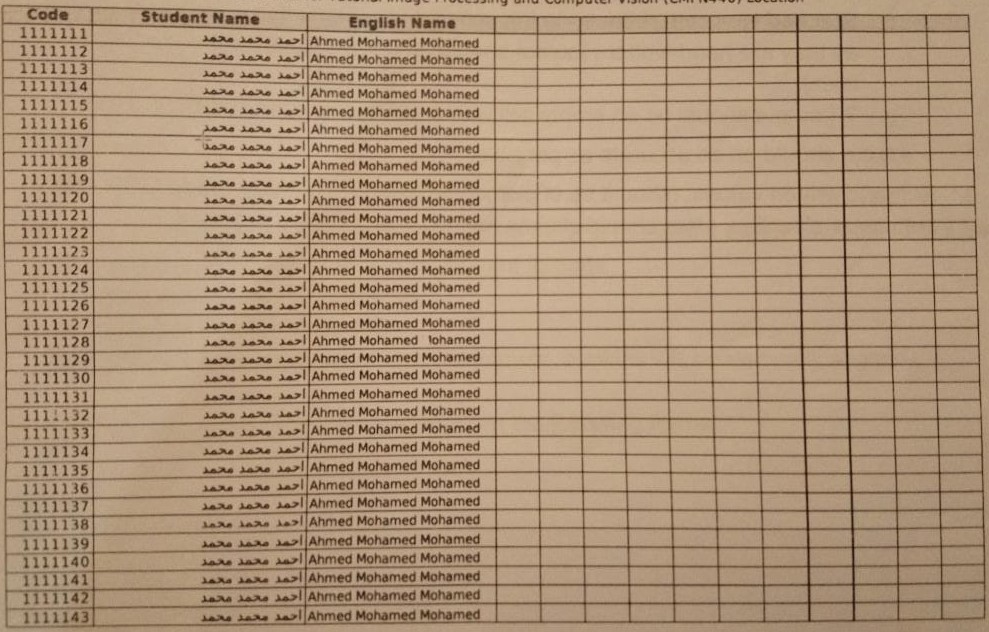
#> input picture 2.jpeg, 989 x 632 px
$ jupyter execute tests.ipynb
#> lines starting #> are read from the running program, lines starting #| are printed output that depends on the picture; after the words box and inside, x2 and y2 are one past the last pixel; in counts of white or black regions, pixels touching at a corner belong together
[cell 1]
# import open cv
import cv2
import numpy as np
import matplotlib.pyplot as plt
# import the image
img = cv2.imread('./2.jpeg')  # !Parameter
#> img is the input picture: shape (632, 989, 3); mean B, G, R 120.1, 146.7, 172.2
# convert to grayscale
gray = cv2.cvtColor(img, cv2.COLOR_BGR2GRAY)
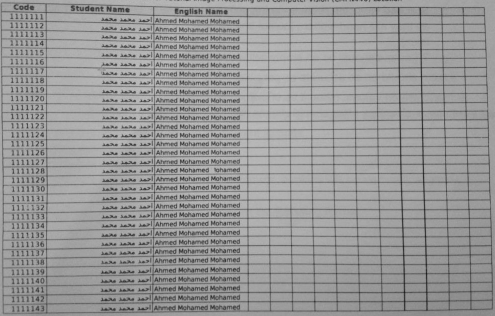
#> gray: shape (632, 989) (shown at 1/2 size); min 12, max 202, mean 151.4

[cell 2]
#apply addaptive threshold

img_binary = cv2.adaptiveThreshold(gray, 255,
	cv2.ADAPTIVE_THRESH_GAUSSIAN_C, cv2.THRESH_BINARY_INV, 21, 4)
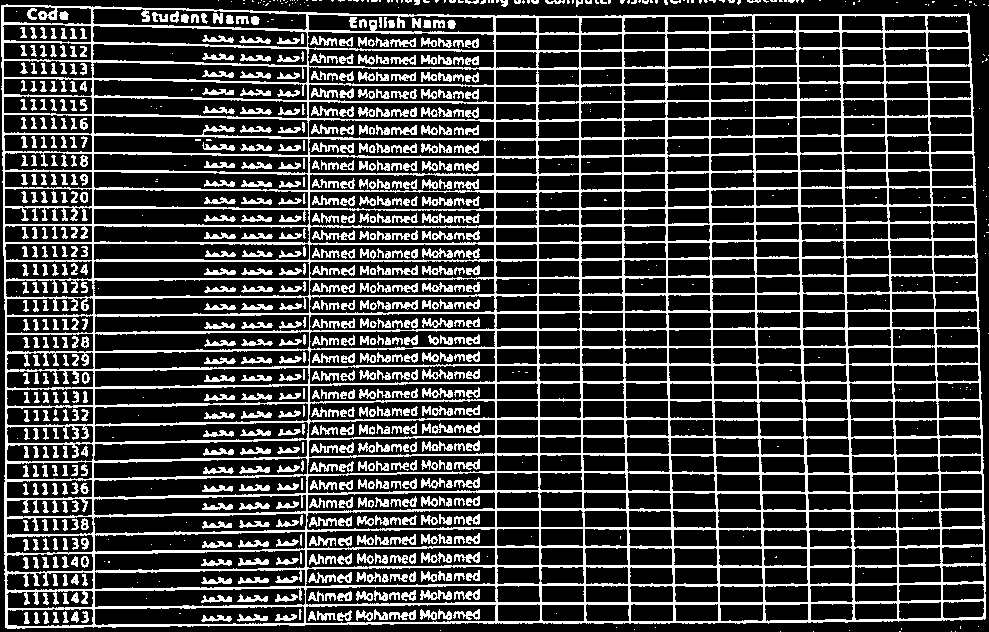
#> img_binary: shape (632, 989); 24.5% white in thin lines or dots
# Ilustrate the thresholding
plt.figure(figsize=(10, 10))
plt.imshow(img_binary, cmap='gray')
plt.show()

[cell 3]
def transition_per_row(img):
    trans_array = []
    for i in range(img.shape[0]):
        trans = 0
        new_region = True
        for j in range(img.shape[1]):
            if(new_region):
                if(img[i][j]):
                    trans += 1
                    new_region = False
            if(~img[i][j]):
                new_region = True
        trans_array.append(trans)
    trans_median = np.median(trans_array)
    return int(trans_median)


def transition_per_column(img):
    trans_array = []
    for j in range(img.shape[1]):
        trans = 0
        new_region = True
        for i in range(img.shape[0]):
            if(new_region):
                if(img[i][j]):
                    trans += 1
                    new_region = False
            if(~img[i][j]):
                new_region = True
        trans_array.append(trans)
    trans_median = np.median(trans_array)
    return int(trans_median)

[cell 4]
kernal_width = 3  # !Parameter
iterations = 8  # !Parameter
kernel = np.ones((1, kernal_width), np.uint8)
img_horizontal = cv2.erode(img_binary, kernel, iterations=iterations)
#> img_horizontal: shape (632, 989); 10.7% white in thin lines or dots
img_horizontal = cv2.dilate(img_horizontal, kernel, iterations=iterations)
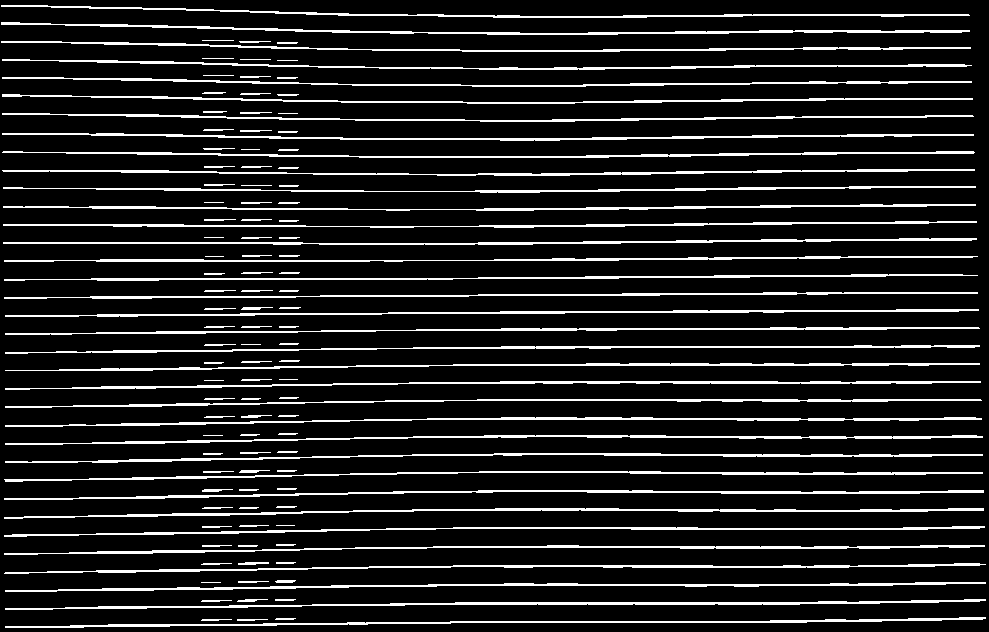
#> img_horizontal: shape (632, 989); 12.7% white in thin lines or dots
num_rows = transition_per_column(img_horizontal)
#> num_rows = 35
#Ilustrate the horizontal erosion
print(num_rows)
#| 35
plt.figure(figsize=(10, 10))
plt.imshow(img_horizontal, cmap='gray')
plt.show()

[cell 5]
kernal_height = 3  # !Parameter
iterations = 8  # !Parameter
kernel = np.ones((kernal_height, 1), np.uint8)
img_vertical = cv2.erode(img_binary, kernel, iterations=iterations)
#> img_vertical: shape (632, 989); 2.6% white in thin lines or dots
img_vertical = cv2.dilate(img_vertical, kernel, iterations=iterations)
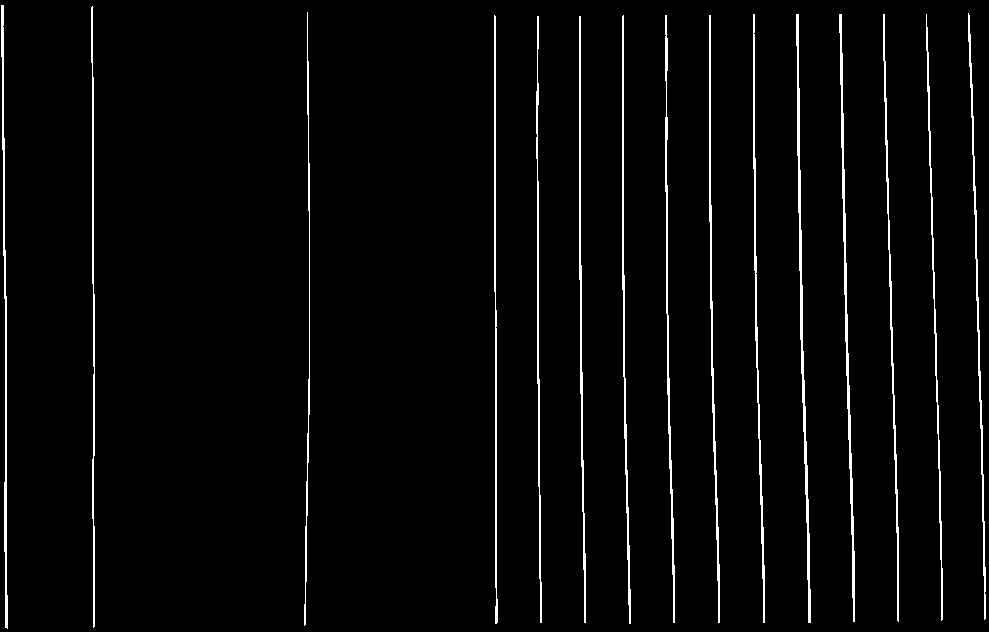
#> img_vertical: shape (632, 989); 3.1% white in thin lines or dots
num_columns = transition_per_row(img_vertical)
#> num_columns = 15
#Ilustrate the vertical erosion
print(num_columns)
#| 15
plt.figure(figsize=(10, 10))
plt.imshow(img_vertical, cmap='gray')
plt.show()

[cell 6]
def get_locations_column(img, num):
    locations_array = []
    for i in range(img.shape[0]):
        locations = []
        trans = 0
        new_region = True
        for j in range(img.shape[1]):
            if(new_region):
                if(img[i][j]):
                    trans += 1
                    locations.append(j)
                    new_region = False
            if(~img[i][j]):
                new_region = True
        if(trans == num):
            locations_array.append(locations)
    locations_array = np.array(locations_array)
    median_location = []
    if (len(locations_array) != 0):
        for k in range(num):
            median_location.append(np.median(locations_array[:, k]))
    return np.array(median_location, dtype=np.int32)


def get_locations_row(img, num):
    locations_array = []
    for j in range(img.shape[1]):
        locations = []
        trans = 0
        new_region = True
        for i in range(img.shape[0]):
            if(new_region):
                if(img[i][j]):
                    trans += 1
                    locations.append(i)
                    new_region = False
            if(~img[i][j]):
                new_region = True
        if(trans == num):
            locations_array.append(locations)
    locations_array = np.array(locations_array)
    median_location = []
    if (len(locations_array) != 0):
        for k in range(num):
            median_location.append(np.median(locations_array[:, k]))
    return np.array(median_location, dtype=np.int32)

[cell 7]
locations_columns=get_locations_column(img_vertical,num_columns)
#> after the loop in get_locations_column, `for i in range(img.shape[0]):`: locations_array = 604 items
#> after the loop in get_locations_column, `for k in range(num):`: median_location = [4, 92, 308, 495, 537, 580, 623, 667, 711, 755, 800, 845, 890, 934, 977]
#> locations_columns has the same summary as median_location in get_locations_column
locations_rows=get_locations_row(img_horizontal,num_rows)
#> after the loop in get_locations_row, `for j in range(img.shape[1]):`: locations_array = 868 items
#> in get_locations_row, `locations_array = np.array(locations_array)`:
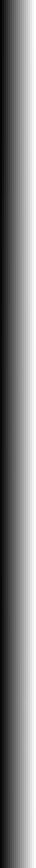
#> locations_array: shape (868, 35) int64 (shown at 1/2 size); min 5, max 626, mean 313.7; drawn with min black and max white
#> after the loop in get_locations_row, `for k in range(num):`: median_location = 35 values from 14 to 621
#> locations_rows = 35 values from 14 to 621

[cell 8]
#Ilustrate the table reconstruction
table=np.zeros((img.shape[0],img.shape[1]))
#> table: shape (632, 989) float64; every value is 0
for i in range(num_rows):
	table[int(locations_rows[i]),locations_columns[0]:locations_columns[-1]]=255
#> table: shape (632, 989) float64; 5.4% white in thin lines or dots
for i in range(num_columns):
	table[locations_rows[0]:locations_rows[-1],int(locations_columns[i])]=255
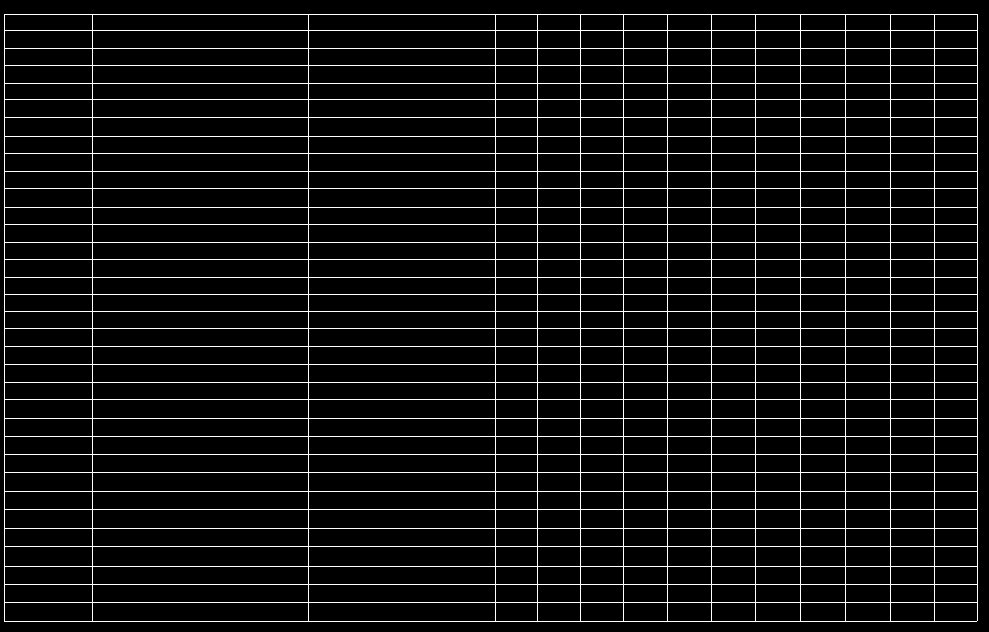
#> table: shape (632, 989) float64; 6.8% white in thin lines or dots
plt.figure(figsize=(10, 10))
plt.imshow(table, cmap='gray')
plt.show()

[cell 9]
location_cells_rows = []
for k in range(num_columns-1):
    location_2 = []
    for j in range(locations_columns[k], locations_columns[k+1]+1):
        trans = 0
        location_1 = []
        new_region = True
        for i in range(img_horizontal.shape[0]):
            if(new_region):
                if(img_horizontal[i][j]):
                    trans += 1
                    location_1.append(i)
                    new_region = False
            if(~img_horizontal[i][j]):
                new_region = True
        if(trans == num_rows):
            location_2.append(location_1)
    if(len(location_2) == 0):  # hazard
        location_2.append(locations_rows)
    median_location = np.median(location_2, axis=0)
    median_location = np.array(median_location, dtype=np.int32)
    location_cells_rows.append(median_location)
#> after the loop, location_cells_rows = 14 items

[cell 10]
location_cells_columns = []
for k in range(num_rows-1):
    location_2 = []
    for i in range(locations_rows[k], locations_rows[k+1]+1):
        trans = 0
        location_1 = []
        new_region = True
        for j in range(img_vertical.shape[1]):
            if(new_region):
                if(img_vertical[i][j]):
                    trans += 1
                    location_1.append(j)
                    new_region = False
            if(~img_vertical[i][j]):
                new_region = True
        if(trans == num_columns):
            location_2.append(location_1)
    if(len(location_2) == 0 ):  # hazard
        location_2.append(locations_columns)
    median_location = np.median(location_2, axis=0)
    median_location = np.array(median_location, dtype=np.int32)
    location_cells_columns.append(median_location)

[cell 11]
cells_locations = []
for i in range(num_rows-1):
    for j in range(num_columns-1):
        cells_locations.append(
            (location_cells_rows[j][i], location_cells_columns[i][j],
             location_cells_rows[j][i+1], location_cells_columns[i][j+1])
        )

[cell 12]
table = np.zeros((img.shape[0], img.shape[1]))
for i in range(len(cells_locations)):
    cv2.rectangle(table, (cells_locations[i][1], cells_locations[i][0]), (
        cells_locations[i][3], cells_locations[i][2]), 255, 2)
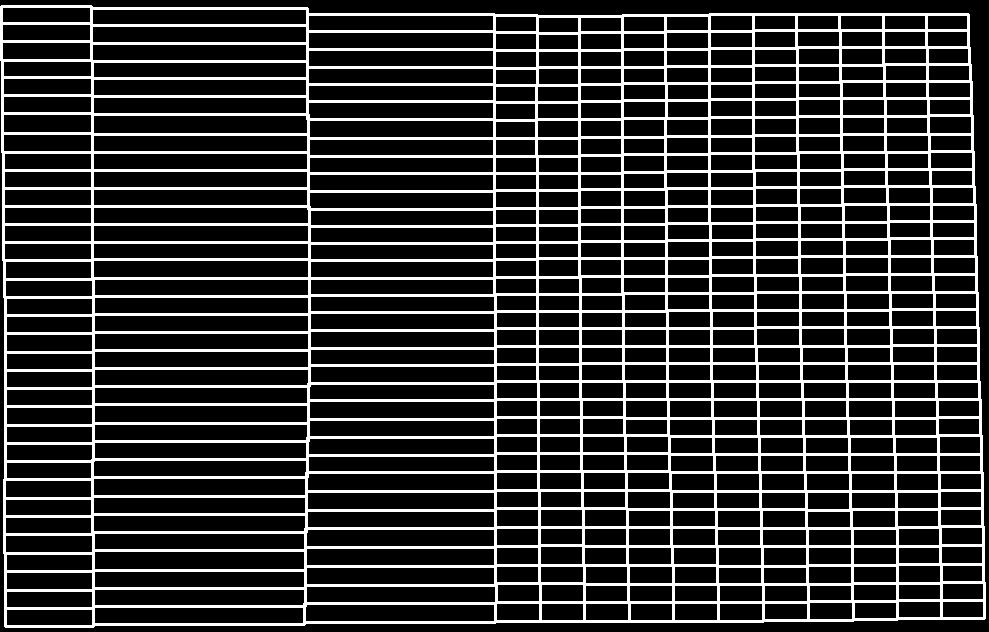
#> table: shape (632, 989) float64; 20% white; 1 white region, box (x1, y1, x2, y2) and area: (0, 5, 986, 628) 125300
plt.figure(figsize=(10, 10))
plt.imshow(table, cmap='gray')
plt.show()

[cell 13]
print(len(cells_locations))
#| 476
img_2 = img.copy()
for i in range(len(cells_locations)):
    cv2.rectangle(img_2, (cells_locations[i][1], cells_locations[i][0]),(cells_locations[i][3], cells_locations[i][2]), (0, 255, 0), 2)
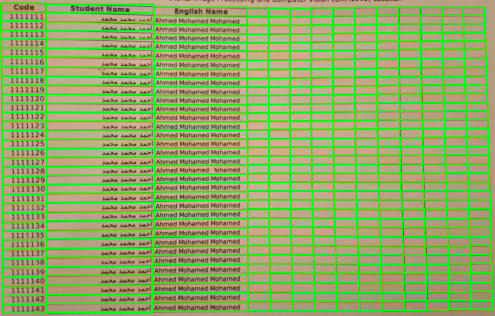
#> img_2: shape (632, 989, 3) (shown at 1/2 size); mean B, G, R 100.4, 172.8, 142.1
plt.figure(figsize=(10, 10))
plt.imshow(img_2)
plt.show()

[cell 14]
cells_content = []
cell_row_content = []
for i in range(len(cells_locations)):
    cell_row_content.append(gray[cells_locations[i][0]:cells_locations[i]
                            [2], cells_locations[i][1]:cells_locations[i][3]])
    if((i+1) % (num_columns-1) == 0):
        cells_content.append(cell_row_content)
        cell_row_content = []

[cell 15]
plt.figure(figsize=(10, 10))
plt.imshow(cells_content[0][1], cmap='gray')
plt.show()

## tests

[cell 16]
cells_content = []
cell_row_content = []
for i in range(len(cells_locations)):
    cell_row_content.append(gray[cells_locations[i][0]:cells_locations[i]
                            [2], cells_locations[i][1]:cells_locations[i][3]])
    if((i+1) % (num_columns-1) == 0):
        cells_content.append(cell_row_content)
        cell_row_content = []

for i in range(len(cells_content)):
    for j in range(len(cells_content[i])):
        cells_content[i][j] = cv2.threshold(cells_content[i][j], 0, 255, cv2.THRESH_BINARY_INV + cv2.THRESH_OTSU)[1]
#> this loop made 34 passes

[cell 17]
img_with_border = cells_content[0][2].copy()
plt.figure(figsize=(10, 10))
plt.imshow(img_with_border, cmap='gray')
plt.show()

[cell 18]
img_with_border_v = cv2.erode(img_with_border, np.ones((15, 1), np.uint8), iterations=1)
img_with_border_v= cv2.dilate(img_with_border_v, np.ones((1, 5), np.uint8), iterations=1)
img_with_border_v = cv2.erode(img_with_border_v, np.ones((1, 4), np.uint8), iterations=1)
plt.figure(figsize=(10, 10))
plt.imshow(img_with_border_v, cmap='gray')
plt.show()

[cell 19]
img_with_border_h = cv2.erode(img_with_border, np.ones((1, 15), np.uint8), iterations=1)
img_with_border_h= cv2.dilate(img_with_border_h, np.ones((5, 1), np.uint8), iterations=1)
img_with_border_h = cv2.erode(img_with_border_h, np.ones((3, 1), np.uint8), iterations=1)
plt.figure(figsize=(10, 10))
plt.imshow(img_with_border_h, cmap='gray')
plt.show()

[cell 20]
img_without_border = img_with_border.copy()
# upper border
for j in range(img_without_border.shape[1]):
    i = 0
    while(i < img_without_border.shape[0] and img_with_border_h[i][j] != 0):
        img_without_border[i][j] = 0
        i += 1
# lower border
for j in range(img_without_border.shape[1]):
    i = img_without_border.shape[0]-1
    while(i >= 0 and img_with_border_h[i][j] != 0):
        img_without_border[i][j] = 0
        i -= 1
# left border
for i in range(img_without_border.shape[0]):
    j = 0
    while(j < img_without_border.shape[1] and img_with_border_v[i][j] != 0):
        img_without_border[i][j] = 0
        j += 1
# right border
for i in range(img_without_border.shape[0]):
    j = img_without_border.shape[1]-1
    while(j >= 0 and img_with_border_v[i][j] != 0):
        img_without_border[i][j] = 0
        j -= 1
# noise remove
for j in range(img_without_border.shape[1]):
    for i in range(5):
        img_without_border[i][j] = 0
for j in range(img_without_border.shape[1]):
    for i in range(img_without_border.shape[0]-5, img_without_border.shape[0]):
        img_without_border[i][j] = 0
for i in range(img_without_border.shape[0]):
    for j in range(5):
        img_without_border[i][j] = 0
for i in range(img_without_border.shape[0]):
    for j in range(img_without_border.shape[1]-5, img_without_border.shape[1]):
        img_without_border[i][j] = 0

img_without_border = cv2.dilate(
    img_without_border, np.ones((1, 3), np.uint8), iterations=1)
img_without_border = cv2.erode(
    img_without_border, np.ones((1, 3), np.uint8), iterations=1)
img_without_border = cv2.dilate(
    img_without_border, np.ones((2, 1), np.uint8), iterations=1)
img_without_border = cv2.erode(
    img_without_border, np.ones((2, 1), np.uint8), iterations=1)

plt.figure(figsize=(10, 10))
plt.imshow(img_without_border, cmap='gray')
plt.show()

[cell 21]
img_with_border = cells_content[0][1].copy()
plt.figure(figsize=(10, 10))
plt.imshow(img_with_border, cmap='gray')
plt.show()
img_with_border_v = cv2.erode(img_with_border, np.ones((15, 1), np.uint8), iterations=1)
img_with_border_v= cv2.dilate(img_with_border_v, np.ones((1, 5), np.uint8), iterations=1)
img_with_border_v = cv2.erode(img_with_border_v, np.ones((1, 4), np.uint8), iterations=1)
img_with_border_h = cv2.erode(img_with_border, np.ones((1, 15), np.uint8), iterations=1)
img_with_border_h= cv2.dilate(img_with_border_h, np.ones((5, 1), np.uint8), iterations=1)
img_with_border_h = cv2.erode(img_with_border_h, np.ones((3, 1), np.uint8), iterations=1)
img_without_border = img_with_border.copy()
# upper border
for j in range(img_without_border.shape[1]):
    i = 0
    while(img_with_border_h[i][j] != 0 and i < img_without_border.shape[0]):
        img_without_border[i][j] = 0
        i += 1
# lower border
for j in range(img_without_border.shape[1]):
    i = img_without_border.shape[0]-1
    while(img_with_border_h[i][j] != 0 and i >= 0):
        img_without_border[i][j] = 0
        i -= 1
# left border
for i in range(img_without_border.shape[0]):
    j = 0
    while(img_with_border_v[i][j] != 0 and j < img_without_border.shape[1]):
        img_without_border[i][j] = 0
        j += 1
# right border
for i in range(img_without_border.shape[0]):
    j = img_without_border.shape[1]-1
    while(img_with_border_v[i][j] != 0 and j >= 0):
        img_without_border[i][j] = 0
        j -= 1
# noise remove
for j in range(img_without_border.shape[1]):
    for i in range(3):
        img_without_border[i][j] = 0
for j in range(img_without_border.shape[1]):
    for i in range(img_without_border.shape[0]-3, img_without_border.shape[0]):
        img_without_border[i][j] = 0
for i in range(img_without_border.shape[0]):
    for j in range(3):
        img_without_border[i][j] = 0
for i in range(img_without_border.shape[0]):
    for j in range(img_without_border.shape[1]-3, img_without_border.shape[1]):
        img_without_border[i][j] = 0

img_without_border = cv2.dilate(img_without_border, np.ones((1, 2), np.uint8), iterations=1)
img_without_border = cv2.erode(img_without_border, np.ones((1, 2), np.uint8), iterations=1)
img_without_border = cv2.dilate(img_without_border, np.ones((2, 1), np.uint8), iterations=1)
img_without_border = cv2.erode(img_without_border, np.ones((2, 1), np.uint8), iterations=1)
plt.figure(figsize=(10, 10))
plt.imshow(img_without_border, cmap='gray')
plt.show()
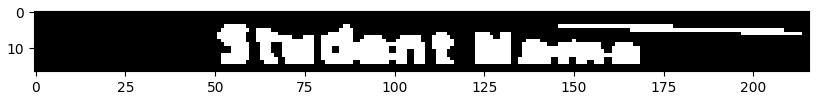
#> figure drawn by matplotlib, 1 panel
